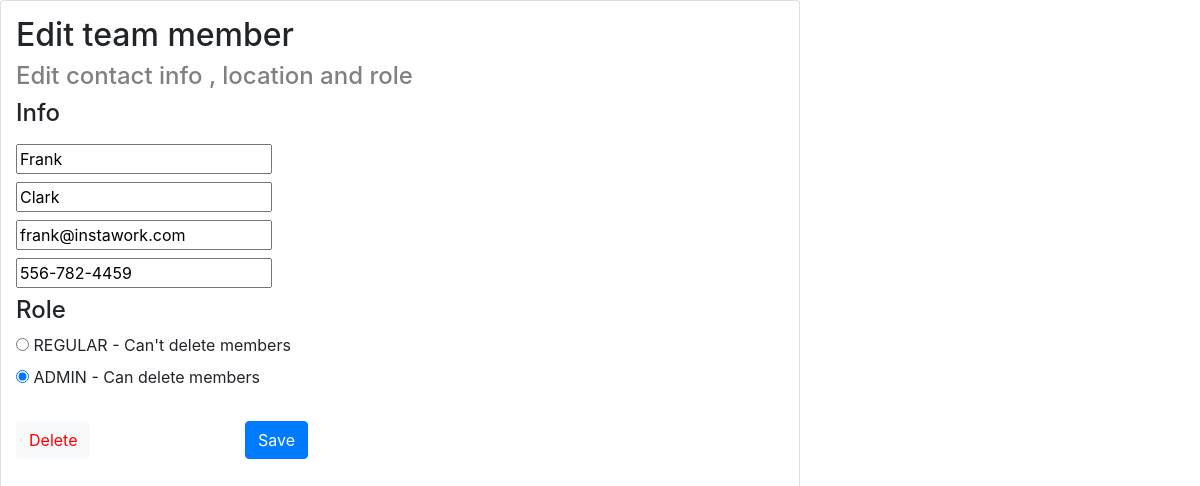
Page /members/15/update on the committed database.
### teamlist/models.py (models this page shows)
class TeamMember(models.Model):
    first_name = models.CharField(max_length=100)
    last_name = models.CharField(max_length=100)
    email=models.EmailField(verbose_name='email address' ,
                            max_length=255,
                            unique=True,
    )
    phone=models.CharField(max_length=20,blank=True , validators = [RegexValidator('^\d{3}-\d{3}-\d{4}$' , message='Please enter a valid phone number'),])
    USER_REGULAR = 'USER_REGULAR'
    USER_ADMIN = 'USER_ADMIN'
    USER_CHOICES = (
        (USER_REGULAR , 'REGULAR - Can\'t delete members'),
        (USER_ADMIN , 'ADMIN - Can delete members')
    )
    user_type = models.CharField(max_length=20 , choices=USER_CHOICES , blank=False , default=USER_REGULAR)

### teamlist/views.py (the view)
# urls.py: path('<pk>/update' , EditUserView.as_view() , name='edit'),
class EditUserView(UpdateView):
    model = TeamMember
    form_class = MemberForm
    success_url = reverse_lazy('list')
    template_name = 'edituser.html'

### teamlist/forms.py
class MemberForm(ModelForm):
    class Meta:
        model=TeamMember
        widgets =  {
            'first_name': forms.TextInput(attrs={'placeholder':'Charlene'}),
            'last_name':forms.TextInput(attrs={'placeholder':'Pham'}),
            'email':forms.EmailInput(attrs={'placeholder':'charlene@instawork.com'}),
            'phone':forms.TextInput(attrs={'placeholder':'415-310-1619'}),
            'user_type':forms.RadioSelect()
        }
        fields = '__all__'

### teamlist/templates/edituser.html (shortened to what this page needs)
  {% extends 'base.html' %}
  {% block content %}
  <div class = "card col-md-8" style="height:100vh">
    <h2 style="margin-top:15px">Edit team member</h2>
  <h4 style="color:#808080">Edit contact info , location and role</h4>
  <h4>Info</h4>
  <form method = "post">
    {% for field in form %}
    <div class="mt-2">
        {% if field.label == 'User type' %}
        <h4>Role</h4>
        {% endif %}
        {{ field }}
    </div>
{% endfor %}
<a href= /members/{{ form.instance.id }}/delete><button class="mt-4 btn btn-light" type = "button" style="color:red">Delete</button></a>
<button type="submit" class="mt-4 btn btn-primary" style = "margin-left:150px">Save</button>
    <br><br>
    </div>
{% endblock %}

### rows in the picture
TeamMember: form "Frank" "Clark" "frank@instawork.com" "556-782-4459" "☐ REGULAR - Can't delete members ☑ ADMIN - Can delete members"
